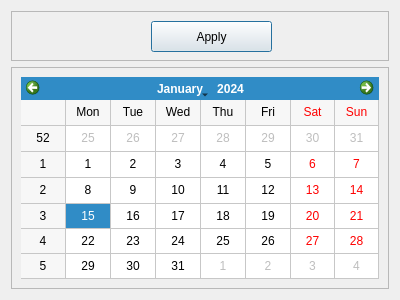
<?xml version="1.0" encoding="UTF-8"?>
<ui version="4.0">
 <class>Calendar</class>
 <widget class="QDialog" name="Calendar">
  <property name="geometry">
   <rect>
    <x>0</x>
    <y>0</y>
    <width>400</width>
    <height>300</height>
   </rect>
  </property>
  <property name="minimumSize">
   <size>
    <width>400</width>
    <height>300</height>
   </size>
  </property>
  <property name="maximumSize">
   <size>
    <width>800</width>
    <height>600</height>
   </size>
  </property>
  <property name="windowTitle">
   <string>Dialog</string>
  </property>
  <layout class="QVBoxLayout" name="verticalLayout">
   <item>
    <widget class="QFrame" name="frame">
     <property name="minimumSize">
      <size>
       <width>0</width>
       <height>50</height>
      </size>
     </property>
     <property name="maximumSize">
      <size>
       <width>16777215</width>
       <height>50</height>
      </size>
     </property>
     <property name="frameShape">
      <enum>QFrame::StyledPanel</enum>
     </property>
     <property name="frameShadow">
      <enum>QFrame::Raised</enum>
     </property>
     <widget class="QPushButton" name="pushButton_apply">
      <property name="geometry">
       <rect>
        <x>140</x>
        <y>10</y>
        <width>121</width>
        <height>31</height>
       </rect>
      </property>
      <property name="cursor">
       <cursorShape>PointingHandCursor</cursorShape>
      </property>
      <property name="text">
       <string>Apply</string>
      </property>
     </widget>
    </widget>
   </item>
   <item>
    <widget class="QFrame" name="frame_2">
     <property name="maximumSize">
      <size>
       <width>800</width>
       <height>600</height>
      </size>
     </property>
     <property name="frameShape">
      <enum>QFrame::StyledPanel</enum>
     </property>
     <property name="frameShadow">
      <enum>QFrame::Raised</enum>
     </property>
     <layout class="QVBoxLayout" name="verticalLayout_2">
      <item>
       <widget class="QCalendarWidget" name="calendarWidget">
        <property name="sizePolicy">
         <sizepolicy hsizetype="Expanding" vsizetype="Expanding">
          <horstretch>0</horstretch>
          <verstretch>0</verstretch>
         </sizepolicy>
        </property>
        <property name="gridVisible">
         <bool>true</bool>
        </property>
       </widget>
      </item>
     </layout>
    </widget>
   </item>
  </layout>
 </widget>
 <resources>
  <include location="icons.qrc"/>
  <include location="images.qrc"/>
 </resources>
 <connections/>
</ui>
